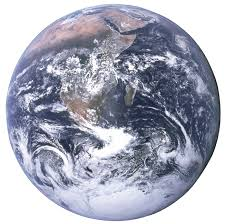
#> input picture Earth.jpg, 225 x 224 px
$ python SIH_Ninth.py
#> lines starting #> are read from the running program, lines starting #| are printed output that depends on the picture; after the words box and inside, x2 and y2 are one past the last pixel; in counts of white or black regions, pixels touching at a corner belong together
#SIH_Ninth.py
import matplotlib
matplotlib.use("TkAgg")  # IMPORTANT for animation on Windows

import numpy as np
import matplotlib.pyplot as plt
import matplotlib.animation as animation
import random
from PIL import Image

# -----------------------------------------------------
# Enable emoji for plot text
# -----------------------------------------------------
plt.rcParams["font.family"] = "Segoe UI Emoji"

# -----------------------------------------------------
# Simulation Parameters
# -----------------------------------------------------
EARTH_RADIUS = 6371
TARGET_ORBIT = EARTH_RADIUS + 500  # Not used for orbit circle now

# Rocket initial position
rocket = {"x": -3000, "y": -EARTH_RADIUS - 1000, "name": "Rocket"}

# Satellite
satellite = {"x": None, "y": None, "active": False, "name": "Defense Satellite"}

# Debris list
debris_list = []

# -----------------------------------------------------
# Load Earth image and create alpha mask to remove white bg
# Note: Requires Earth.jpg in the same directory, or provide correct path
# For now, we'll skip loading the image and use a blue circle instead
# If Earth.jpg is available, uncomment the lines below and provide the correct path
# earth_img_path = r"Earth.jpg"  # Place Earth.jpg in the project root directory
try:
    earth_img_path = "Earth.jpg"
    earth_img = Image.open(earth_img_path).convert("RGBA")
except FileNotFoundError:
    # If image not found, create a placeholder
    earth_img = Image.new("RGBA", (100, 100), (0, 0, 255, 255))
earth_arr = np.array(earth_img)

# Make white pixels transparent
# Any pixel close to white (255,255,255) will be fully transparent
threshold = 245
r, g, b, a = earth_arr.T
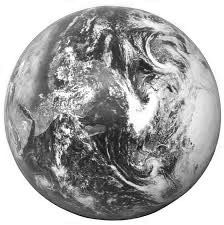
#> r: shape (225, 224); min 0, max 255, mean 168.2
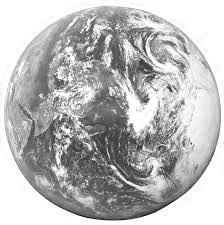
#> b: shape (225, 224); min 10, max 255, mean 185.3
#> a: shape (225, 224); every value is 255
white_areas = (r > threshold) & (g > threshold) & (b > threshold)
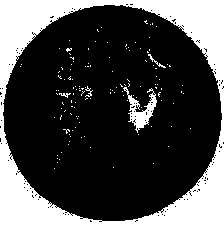
#> white_areas: shape (225, 224) bool; 27.7% white; 130 white regions (125 under 20 px), largest, box (x1, y1, x2, y2) and area: (0, 0, 224, 225) 13061, (123, 87, 157, 133) 540, (148, 54, 166, 68) 43, (85, 86, 93, 97) 29, (59, 93, 71, 98) 27
earth_arr[..., 3][white_areas.T] = 0  # Set alpha to 0

# -----------------------------------------------------
# Figure Setup
# -----------------------------------------------------
fig, ax = plt.subplots(figsize=(10, 10))
ax.set_facecolor("black")
ax.set_aspect("equal")

# -----------------------------------------------------
# Helper functions
# -----------------------------------------------------
def draw_laser(x1, y1, x2, y2):
    return ax.plot([x1, x2], [y1, y2], color="red", linewidth=2, alpha=0.7)[0]

def explosion_effect(x, y):
    return ax.scatter(x, y, s=300, color="yellow", alpha=0.9)

def smoke_cloud(x, y):
    return ax.scatter(x, y, s=200, color="gray", alpha=0.5)

# [28 lines left out: functions create_debris, draw_earth, not called in this run]

# -----------------------------------------------------
# Animation Logic
# -----------------------------------------------------
frame_count = 0
debris_counter = 0

# [56 lines left out: function update, not called in this run]

# -----------------------------------------------------
# Run Animation
# -----------------------------------------------------
ani = animation.FuncAnimation(fig, update, frames=1000, interval=80)
plt.show()
